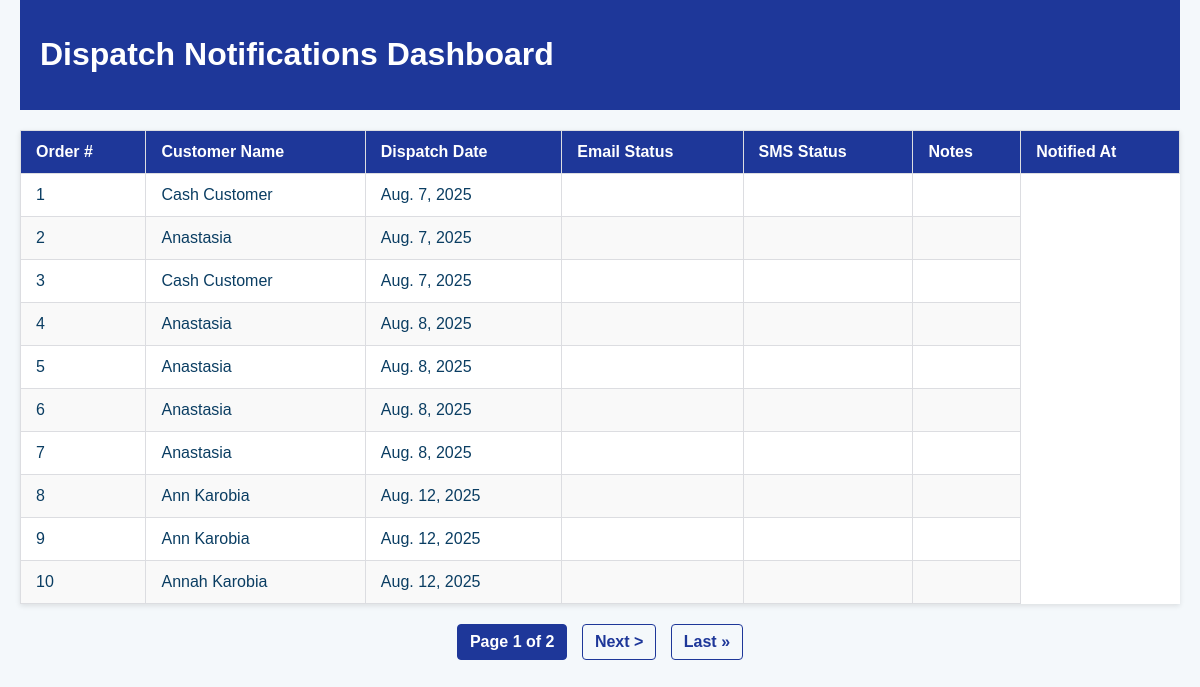
The page / on the database its author committed.
### notifier/models.py (models this page shows, shortened)
class NotifiedDelivery(models.Model):
    order_number = models.CharField(max_length=50)
    customer_name = models.CharField(max_length=100, blank=True, null=True)
    dispatch_date = models.DateField(blank=True, null=True)
    plan_send_date = models.DateField(blank=True, null=True)
    ship_date = models.DateField(blank=True, null=True)
    status = models.CharField(max_length=20, blank=True, null=True)
    service_type = models.CharField(max_length=100, blank=True, null=True)
    location = models.CharField(max_length=100, blank=True, null=True)
    reg_date = models.DateField(blank=True, null=True)
    reg_time = models.TimeField(blank=True, null=True)
    spec = models.CharField(max_length=255, blank=True, null=True)
    product_code = models.CharField(max_length=50, blank=True, null=True)
    quantity_ordered = models.IntegerField(default=0)
    unit = models.CharField(max_length=20, blank=True, null=True)
    price = models.DecimalField(max_digits=12, decimal_places=2, blank=True, null=True)
    base_price = models.DecimalField(max_digits=12, decimal_places=2, blank=True, null=True)
    cost_account = models.CharField(max_length=20, blank=True, null=True)
    email = models.EmailField(blank=True, null=True)
    phone_number = models.CharField(max_length=20, blank=True, null=True)
    email_sent = models.BooleanField(default=False)
    sms_sent = models.BooleanField(default=False)
    notes = models.TextField(blank=True, null=True)
    created_at = models.DateTimeField(auto_now_add=True)

### notifier/views.py (the view)
# urls.py: path('', views.dashboard, name='dashboard'),
def dashboard(request):
    deliveries = NotifiedDelivery.objects.all()
    deliveries_context = []
    for d in deliveries:
        deliveries_context.append({
            'order_number': d.order_number,
            'customer_name': d.customer_name or 'Unknown',
            'dispatch_date': d.dispatch_date,
            'status': getattr(d, 'status', '-'),
            'product_spec': getattr(d, 'spec', 'N/A'),
            'quantity_ordered': getattr(d, 'quantity_ordered', 0),
            'email_sent': d.email_sent,
            'sms_sent': d.sms_sent,
            'notes': d.notes,
        })
    paginator = Paginator(deliveries_context, 10)
    page_number = request.GET.get('page')
    deliveries_page = paginator.get_page(page_number)
    return render(request, 'dashboard.html', {'deliveries': deliveries_page})

### notifier/templates/dashboard.html (shortened to what this page needs)
{% extends "base.html" %}
{% block content %}
<table>
  <thead>
    <tr>
      <th>Order #</th>
      <th>Customer Name</th>
      <th>Dispatch Date</th>
      <th>Email Status</th>
      <th>SMS Status</th>
      <th>Notes</th>
      <th>Notified At</th>
    </tr>
  </thead>
  <tbody>
    {% for delivery in deliveries %}
    <tr>
      <td>{{ delivery.order_number }}</td>
      <td>{{ delivery.customer_name}}</td>
      <td>{{ delivery.dispatch_date }}</td>
      <td>{{ delivery.email_status }}</td>
      <td>{{ delivery.sms_status}}</td>
      <td>{{ delivery.notes}}</td>
    </tr>
    {% empty %}
    <tr>
      <td colspan="7" style="text-align:center;">No dispatch notifications found.</td>
    </tr>
    {% endfor %}
  </tbody>
</table>
<div class="pagination">
  <span class="current">Page {{ deliveries.number }} of {{ deliveries.paginator.num_pages }}</span>
  {% if deliveries.has_next %}
    <a href="?page={{ deliveries.next_page_number }}">Next &gt;</a>
    <a href="?page={{ deliveries.paginator.num_pages }}">Last &raquo;</a>
  {% endif %}
</div>
{% endblock %}

### notifier/templates/base.html (style rules this page uses)
body { font-family: Arial, sans-serif; background: #f4f8fb; color: #0a3d62; margin: 0; padding: 0 20px; }
table { width: 100%; border-collapse: collapse; background: white; box-shadow: 0 2px 5px rgba(0,0,0,0.1); }
th, td { padding: 12px 15px; border: 1px solid #dcdde1; text-align: left; }
th { background-color: #1e3799; color: white; }
tr:nth-child(even) { background-color: #f9f9f9; }
.pagination { margin: 20px 0; text-align: center; }
.pagination a, .pagination span { display: inline-block; margin: 0 5px; padding: 8px 12px; color: #1e3799; border: 1px solid #1e3799; border-radius: 4px; text-decoration: none; font-weight: bold; }
.pagination .current { background-color: #1e3799; color: white; border-color: #1e3799; pointer-events: none; }

### rows shown on the page
NotifiedDelivery: customer_name "Cash Customer", dispatch_date "Aug. 7, 2025"
NotifiedDelivery: customer_name "Anastasia", dispatch_date "Aug. 7, 2025"
NotifiedDelivery: customer_name "Cash Customer", dispatch_date "Aug. 7, 2025"
NotifiedDelivery: customer_name "Anastasia", dispatch_date "Aug. 8, 2025"
NotifiedDelivery: customer_name "Anastasia", dispatch_date "Aug. 8, 2025"
NotifiedDelivery: customer_name "Anastasia", dispatch_date "Aug. 8, 2025"
NotifiedDelivery: customer_name "Anastasia", dispatch_date "Aug. 8, 2025"
NotifiedDelivery: customer_name "Ann Karobia", dispatch_date "Aug. 12, 2025"
NotifiedDelivery: customer_name "Ann Karobia", dispatch_date "Aug. 12, 2025"
NotifiedDelivery: order_number "10", customer_name "Annah Karobia", dispatch_date "Aug. 12, 2025"

### other values the page prints
{{ delivery.order_number }} "1" "2" "3" "4" "5" "6" "7" "8" "9"
{{ deliveries.number }} "1"
{{ deliveries.paginator.num_pages }} "2"
